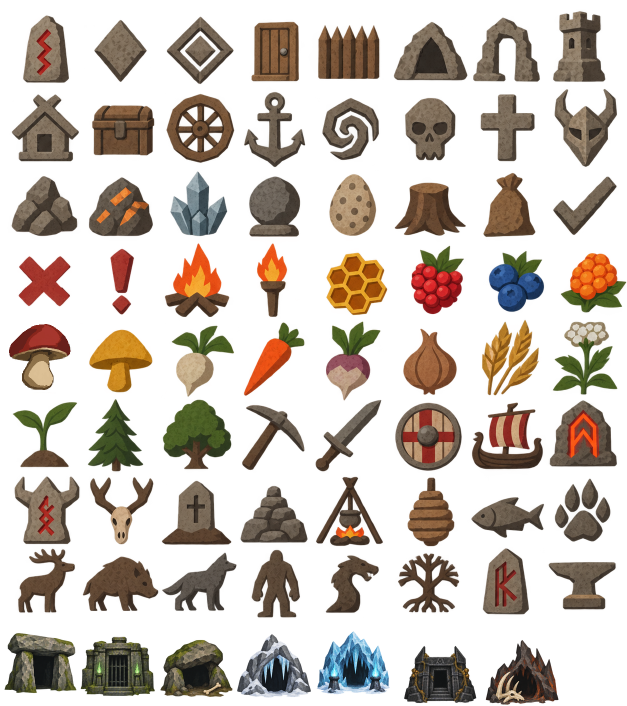
#> input picture input/Valheim_Compass_Atlas.png, 1254 x 1411 px (shown at 1/2 size)
$ python ibbit.py --input-dir ../input --output-dir out
#> lines starting #> are read from the running program, lines starting #| are printed output that depends on the picture; after the words box and inside, x2 and y2 are one past the last pixel; in counts of white or black regions, pixels touching at a corner belong together
#!/usr/bin/env python3
"""IbBit v7 — universal 3-tone grim palette for 2D assets.

There are NO material/object-specific profiles. Every asset follows the same
palette, family classification, brightness mapping and artifact cleanup.

Dependencies: numpy, opencv-python-headless, Pillow.
"""
from __future__ import annotations

import argparse
import json
from pathlib import Path

import cv2
import numpy as np
from PIL import Image

SIZE = 256
FAMILIES = (
    "red", "orange", "yellow", "olive", "green", "teal", "cyan",
    "blue", "violet", "magenta", "brown", "neutral"
)
NEUTRAL_ID = FAMILIES.index("neutral")
BROWN_ID = FAMILIES.index("brown")

# One fixed muddy/swamp-dark palette, shared across ALL images. Each family has 3 ordered tones.
# The darkest neutral is the user's chosen rotten-gray-black RGB (34, 37, 34).
# Nothing in the other families may be darker in perceived brightness.
PALETTE = {
    "red":     ((56, 38, 36), (88, 59, 56), (122, 84, 78)),
    "orange":  ((60, 46, 35), (90, 69, 50), (126, 96, 70)),
    "yellow":  ((57, 56, 39), (86, 85, 59), (120, 117, 80)),
    "olive":   ((46, 52, 36), (74, 81, 56), (107, 113, 81)),
    "green":   ((42, 51, 42), (68, 80, 63), (101, 111, 86)),
    "teal":    ((42, 53, 49), (69, 82, 74), (101, 114, 101)),
    "cyan":    ((44, 53, 53), (70, 83, 82), (102, 114, 110)),
    "blue":    ((44, 52, 56), (70, 80, 85), (103, 111, 116)),
    "violet":  ((52, 47, 54), (78, 72, 81), (110, 103, 110)),
    "magenta": ((57, 42, 49), (85, 62, 71), (117, 88, 95)),
    "brown":   ((52, 41, 31), (80, 65, 48), (115, 94, 70)),
    "neutral": ((34, 37, 34), (68, 75, 67), (118, 122, 110)),
}


def perceived_brightness(rgb: np.ndarray) -> np.ndarray:
    arr = np.asarray(rgb, dtype=np.float32)
    return 0.2126 * arr[..., 0] + 0.7152 * arr[..., 1] + 0.0722 * arr[..., 2]


def validate_palette(palette: dict = PALETTE) -> None:
    if set(palette) != set(FAMILIES):
        raise ValueError("Palette must contain all defined color families")
    black = perceived_brightness(palette["neutral"][0])
    for family, colors in palette.items():
        if len(colors) != 3:
            raise ValueError(f"{family}: exactly 3 tones required")
        luminances = perceived_brightness(colors)
        if not (luminances[0] < luminances[1] < luminances[2]):
            raise ValueError(f"{family}: tone brightness must be strictly increasing")
        if family != "neutral" and np.any(luminances <= black):
            raise ValueError(f"{family}: no tone can be as dark as neutral dark")


validate_palette()
PALETTE_ARRAY = np.asarray([PALETTE[f] for f in FAMILIES], dtype=np.uint8)


def fit_256(img: Image.Image, size: int = SIZE) -> Image.Image:
    """Resize FIRST, with preserved aspect ratio and premultiplied-alpha edges."""
    src = img.convert("RGBA")
    if src.size == (size, size):
        return src.copy()
    ratio = min(size / src.width, size / src.height)
    wh = tuple(max(1, int(round(dim * ratio))) for dim in src.size)
    a = np.asarray(src, dtype=np.float32)
    alpha = a[:, :, 3:4] / 255.0
    premul = a[:, :, :3] * alpha
    interp = cv2.INTER_AREA if ratio < 1 else cv2.INTER_CUBIC
    rgb = cv2.resize(premul, wh, interpolation=interp)
    alp = cv2.resize(a[:, :, 3], wh, interpolation=interp)
    if alp.ndim == 2:
        alp = alp[:, :, None]
    o = np.zeros((wh[1], wh[0], 4), dtype=np.uint8)
    o[:, :, :3] = np.clip(np.rint(rgb / np.maximum(alp / 255, 1e-5)), 0, 255).astype(np.uint8)
    o[:, :, 3] = np.clip(np.rint(alp[:, :, 0]), 0, 255).astype(np.uint8)
    o[o[:, :, 3] == 0, :3] = 0
    canvas = Image.new("RGBA", (size, size), (0, 0, 0, 0))
    canvas.alpha_composite(Image.fromarray(o, "RGBA"), ((size - wh[0]) // 2, (size - wh[1]) // 2))
    return canvas


def family_labels(rgb: np.ndarray, visible: np.ndarray) -> np.ndarray:
    """Conservative, universal HSV classification: gray is neutral, wood-like browns brown.

    Only distinctly chromatic pixels enter reserved accent families.
    Nothing about an image's filename or type is involved.
    """
    hsv = cv2.cvtColor(rgb.astype(np.float32) / 255.0, cv2.COLOR_RGB2HSV)
    h, s, v = hsv[..., 0], hsv[..., 1], hsv[..., 2]
    luma = perceived_brightness(rgb)
    labels = np.full(visible.shape, NEUTRAL_ID, dtype=np.uint8)

    clear_color = visible & (s >= 0.30) & (v >= 0.12)
    brown = clear_color & (h >= 12) & (h < 60) & (v < 0.72) & (luma < 170)
    labels[brown] = BROWN_ID
    remaining = clear_color & ~brown
    hue_family = np.select(
        [h < 14, h < 34, h < 65, h < 90, h < 165, h < 200,
         h < 230, h < 265, h < 300, h < 345],
        list(range(10)), default=0,
    ).astype(np.uint8)
    labels[remaining] = hue_family[remaining]

    # Prevent colorful pixel noise from becoming a distinct material: a chromatic
    # family must be both sufficiently present and clearly saturated on average.
    total = int(visible.sum())
    counts = np.bincount(labels[visible], minlength=len(FAMILIES))
    keep_brown = counts[BROWN_ID] >= max(36, round(0.01 * total))
    keep = {NEUTRAL_ID}
    if keep_brown:
        keep.add(BROWN_ID)
    for fam in range(10):
        mask = visible & (labels == fam)
        count = int(counts[fam])
        if count >= max(24, round(0.0035 * total)) and float(s[mask].mean()) >= 0.42:
            keep.add(fam)
    for fam in range(10):
        if fam in keep:
            continue
        mask = visible & (labels == fam)
        if fam in (0, 1, 2) and keep_brown:
            labels[mask] = BROWN_ID
        else:
            labels[mask] = NEUTRAL_ID
    if not keep_brown:
        labels[visible & (labels == BROWN_ID)] = NEUTRAL_ID

    # Absorb globally insignificant colored specks into the dominant family.
    counts = np.bincount(labels[visible], minlength=len(FAMILIES))
    dominant = int(np.argmax(counts))
    dominance = counts[dominant] / max(total, 1)
    if dominant in (NEUTRAL_ID, BROWN_ID) and dominance >= 0.73:
        for fam in np.flatnonzero(counts):
            if fam == dominant:
                continue
            if fam not in (NEUTRAL_ID, BROWN_ID) and counts[fam] <= max(48, int(0.01 * total)):
                labels[visible & (labels == fam)] = dominant
    return labels


def luminance_to_tones(lightness: np.ndarray, visible_family: np.ndarray) -> tuple[np.ndarray, tuple[float, float]]:
    """Three ranked tones: shadows / mids / highlights, no absolute dark override.

    Adaptive thresholds ensure contrast is retained even when source pixels are
    globally dark (as in the supplied stone walls). There is no forced-dark rule
    that can erase the mid-tone. Truly flat input is kept flat.
    """
    levels = np.zeros(lightness.shape, dtype=np.uint8)
    vals = lightness[visible_family]
    if vals.size == 0:
        return levels, (0.0, 0.0)
    q1, q2 = np.quantile(vals, (1 / 3, 2 / 3))
    if q2 - q1 < 1.0:
        middle = float(np.median(vals))
        q1, q2 = middle - 0.5, middle + 0.5
    # Universal brightness floor: if a family occurs only in almost-black pixels,
    # its relative upper tercile must NOT become a bright highlight.  These are
    # absolute L* floors applied to ALL families, not material/object profiles.
    q1 = max(float(q1), 12.0)
    q2 = max(float(q2), 21.0, q1 + 3.0)
    levels[visible_family] = np.searchsorted([q1, q2], vals, side="right").astype(np.uint8)
    return levels, (float(q1), float(q2))


def _component_counts(indexed: np.ndarray, visible: np.ndarray, below: int = 16) -> dict:
    count = 0
    pixels = 0
    for color_id in np.unique(indexed[visible]):
        mask = ((indexed == color_id) & visible).astype(np.uint8)
        n, _, stats, _ = cv2.connectedComponentsWithStats(mask, connectivity=8)
        areas = stats[1:, cv2.CC_STAT_AREA]
        count += int(np.count_nonzero(areas < below))
        pixels += int(areas[areas < below].sum())
    return {"components": count, "pixels": pixels}


def cleanup_small_color_blobs(indexed: np.ndarray, visible: np.ndarray, min_area: int = 16,
                              passes: int = 6) -> tuple[np.ndarray, dict]:
    """Replace all possible 8-connected single-color blobs <min_area pixels.

    Choose the touching color with the greatest EIGHT-neighbor boundary contact.
    Never turn transparent pixels opaque; tie-break deterministically. Each pass
    re-labels against the updated result, so cleanup is repeatable and stable.
    """
    out = indexed.copy().astype(np.int32)
    h, w = out.shape
    before = _component_counts(out, visible, min_area)
    changed_pixels = 0
    for _ in range(passes):
        changed = False
        # Stable scanning order; don't let mutation leak across a component mask.
        for color_id in np.unique(out[visible]).tolist():
            color_mask = (visible & (out == color_id)).astype(np.uint8)
            n, labels, stats, _ = cv2.connectedComponentsWithStats(color_mask, connectivity=8)
            for idx in range(1, n):
                area = int(stats[idx, cv2.CC_STAT_AREA])
                if area >= min_area:
                    continue
                x, y, ww, hh, _ = (int(z) for z in stats[idx])
                component = labels[y:y + hh, x:x + ww] == idx
                ys, xs = np.where(component)
                ys, xs = ys + y, xs + x
                contacts: dict[int, int] = {}
                for dy, dx in ((0, -1), (0, 1), (-1, 0), (1, 0),
                               (-1, -1), (-1, 1), (1, -1), (1, 1)):
                    ny, nx = ys + dy, xs + dx
                    good = (ny >= 0) & (ny < h) & (nx >= 0) & (nx < w)
                    ny, nx = ny[good], nx[good]
                    nonself = visible[ny, nx] & (labels[ny, nx] != idx)
                    ny, nx = ny[nonself], nx[nonself]
                    if not len(ny):
                        continue
                    colors, freqs = np.unique(out[ny, nx], return_counts=True)
                    for new_color, freq in zip(colors.tolist(), freqs.tolist()):
                        if new_color != color_id:
                            contacts[new_color] = contacts.get(new_color, 0) + freq
                if not contacts:
                    continue  # detached whole object / no other opaque neighbors
                # Favor maximal edge contact; then similar perceptual brightness,
                # then stable numeric ID. Do not add random new colors.
                old_luma = float(perceived_brightness(PALETTE_ARRAY[color_id // 3, color_id % 3]))
                target = min(contacts, key=lambda v: (
                    -contacts[v],
                    abs(float(perceived_brightness(PALETTE_ARRAY[v // 3, v % 3])) - old_luma),
                    v,
                ))
                # Avoid using stale per-color CC labels to overwrite pixels already
                # changed by another component in the same pass.
                still_same = out[ys, xs] == color_id
                if np.any(still_same):
                    out[ys[still_same], xs[still_same]] = target
                    changed_pixels += int(still_same.sum())
                    changed = True
        if not changed:
            break
    after = _component_counts(out, visible, min_area)
    return out, {"min_area": min_area, "removed_pixels": changed_pixels,
                 "components_before": before["components"],
                 "components_after": after["components"]}


def process_image(img: Image.Image, *, size: int = SIZE, smoothing: bool = True,
                  min_area: int = 16) -> tuple[Image.Image, dict]:
    original = np.asarray(fit_256(img, size), dtype=np.uint8)
    alpha = original[..., 3]
    visible = alpha >= 8
    output = np.zeros_like(original)
    output[..., 3] = alpha
    if not np.any(visible):
        return Image.fromarray(output, "RGBA"), {"size": [size, size], "families": {}, "alpha_preserved": True}

    rgb = original[..., :3].copy()
    unseen = (alpha < 8).astype(np.uint8)
    if np.any(unseen):
        rgb = cv2.inpaint(rgb, unseen, 2, cv2.INPAINT_TELEA)
    groups = family_labels(original[..., :3], visible)
    if smoothing:
        rgb = cv2.bilateralFilter(rgb, 7, 30, 4)
    lab = cv2.cvtColor(rgb.astype(np.float32) / 255.0, cv2.COLOR_RGB2LAB)
    lightness = lab[..., 0]
    if smoothing:
        lightness = cv2.bilateralFilter(lightness, 5, 8, 3)

    tones = np.zeros(visible.shape, dtype=np.uint8)
    family_report = {}
    for family in np.unique(groups[visible]):
        mask = visible & (groups == family)
        band, thresholds = luminance_to_tones(lightness, mask)
        tones[mask] = band[mask]
        family_report[FAMILIES[int(family)]] = {
            "input_pixels": int(mask.sum()),
            "quantile_thresholds": list(thresholds),
            "raw_tone_pixels": [int((band[mask] == k).sum()) for k in range(3)],
        }

    color_index = groups.astype(np.int32) * 3 + tones.astype(np.int32)
    cleanup = {"min_area": min_area, "removed_pixels": 0}
    if smoothing:
        color_index, cleanup = cleanup_small_color_blobs(color_index, visible, min_area=min_area)
    out_rgb = PALETTE_ARRAY[color_index // 3, color_index % 3]
    output[..., :3][visible] = out_rgb[visible]
    output[~visible, :3] = 0
    for idx, fam in enumerate(FAMILIES):
        if fam in family_report:
            family_report[fam]["final_tone_pixels"] = [int(((color_index == idx * 3 + k) & visible).sum()) for k in range(3)]

    return Image.fromarray(output, "RGBA"), {
        "version": "IbBit v7",
        "size": [size, size],
        "visible_pixels": int(visible.sum()),
        "alpha_preserved": bool(np.array_equal(output[..., 3], original[..., 3])),
        "universal_palette": True,
        "families": family_report,
        "cleanup": cleanup,
    }


def run_batch(input_dir: Path, output_dir: Path, *, size: int = SIZE,
              min_area: int = 16, smoothing: bool = True) -> dict:
    input_dir, output_dir = input_dir.resolve(), output_dir.resolve()
    if output_dir == input_dir or input_dir in output_dir.parents:
        raise ValueError("Output must be outside the input directory")
    sources = sorted(input_dir.rglob("*.png"))
    if not sources:
        raise ValueError(f"No PNG files found in {input_dir}")
    records = {}
    for source in sources:
        relative = source.relative_to(input_dir)
        target = output_dir / relative
        target.parent.mkdir(parents=True, exist_ok=True)
        with Image.open(source) as image:
            processed, report = process_image(image, size=size, min_area=min_area, smoothing=smoothing)
        processed.save(target, optimize=True)
        records[str(relative)] = report
        print("IbBit v7:", relative, flush=True)
    full_report = {"version": "IbBit v7", "size": [size, size],
                   "processed": len(records), "palette": PALETTE,
                   "families": FAMILIES, "files": records}
    (output_dir / "ibbit_report.json").write_text(json.dumps(full_report, indent=2, ensure_ascii=False) + "\n", encoding="utf-8")
    return full_report


def main() -> None:
    ap = argparse.ArgumentParser(description="IbBit v7: shared 3-tone grim palette, 256px first, small-island cleanup")
    ap.add_argument("--input-dir", type=Path, required=True)
    ap.add_argument("--output-dir", type=Path, required=True)
    ap.add_argument("--size", type=int, default=SIZE)
    ap.add_argument("--min-area", type=int, default=16)
    ap.add_argument("--no-smoothing", action="store_true")
    args = ap.parse_args()
    if not (32 <= args.size <= 2048):
        ap.error("--size must be in 32..2048")
    if not (2 <= args.min_area <= 128):
        ap.error("--min-area must be in 2..128")
    run_batch(args.input_dir, args.output_dir, size=args.size,
              min_area=args.min_area, smoothing=not args.no_smoothing)
#> in run_batch, image is the input picture: PIL image 1254x1411 RGBA; mean R, G, B, A 46.4, 35.1, 25.1, 91
#> in fit_256, `o[o[:, :, 3] == 0, :3] = 0`: o: shape (256, 228, 4); mean R, G, B, A 49.8, 38.2, 27.4, 91
#> in fit_256, `canvas = Image.new("RGBA", (size, size), (0, 0, 0, 0))`: canvas: PIL image 256x256 RGBA; every value is 0
#> in process_image, `visible = alpha >= 8`:
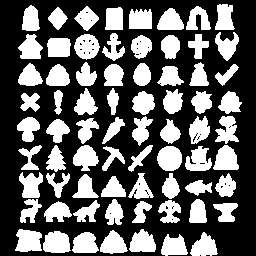
#> visible: shape (256, 256) bool; 38% white; 71 white regions, largest, box (x1, y1, x2, y2) and area: (157, 146, 182, 171) 503, (43, 231, 71, 253) 498, (15, 229, 42, 252) 493
#> in family_labels, `hsv = cv2.cvtColor(rgb.astype(np.float32) / 255.0, cv2.COLOR_RGB2HSV)`: hsv: shape (256, 256, 3) float32; mean H, S, V 20.4, 0.2, 0.2
#> in family_labels, `clear_color = visible & (s >= 0.30) & (v >= 0.12)`: clear_color: shape (256, 256) bool; 24.6% white; 296 white regions (213 under 20 px), largest, box (x1, y1, x2, y2) and area: (74, 34, 100, 60) 478, (73, 145, 99, 171) 450, (185, 146, 212, 171) 448
#> in family_labels, `brown = clear_color & (h >= 12) & (h < 60) & (v < 0.72) & (luma < 170)`: brown: shape (256, 256) bool; 15.8% white; 348 white regions (273 under 20 px), largest, box (x1, y1, x2, y2) and area: (74, 34, 100, 60) 478, (129, 9, 152, 29) 424, (47, 38, 71, 57) 418
#> in family_labels, `remaining = clear_color & ~brown`: remaining: shape (256, 256) bool; 8.7% white; 104 white regions (64 under 20 px), largest, box (x1, y1, x2, y2) and area: (73, 145, 99, 166) 376, (129, 229, 156, 251) 356, (163, 89, 183, 114) 347
#> in family_labels, `total = int(visible.sum())`: total = 24882
#> in family_labels, `counts = np.bincount(labels[visible], minlength=len(FAMILIES))`: counts = [1347, 977, 810, 1890, 40, 49, 609, 0, 0, 0, 10378, 8782]
#> in family_labels, `keep_brown = counts[BROWN_ID] >= max(36, round(0.01 * total))`: keep_brown = True
#> the loop in family_labels, `for fam in range(10):` made 10 passes
#> count on passes 1 to 10: 1347, 977, 810, 1890, 40, 49, 609, 0, 0, 0
#> after the loop in family_labels, `for fam in range(10):`: keep = 7 items
#> after the loop in family_labels, `for fam in range(10):`:
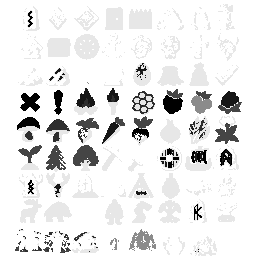
#> labels: shape (256, 256); min 0, max 11, mean 10.08; drawn with min black and max white
#> in family_labels, `counts = np.bincount(labels[visible], minlength=len(FAMILIES))`: counts = [1347, 977, 810, 1890, 0, 0, 609, 0, 0, 0, 10378, 8871]
#> in family_labels, `dominant = int(np.argmax(counts))`: dominant = 10
#> in family_labels, `dominance = counts[dominant] / max(total, 1)`: dominance = 0.417
#> in process_image, `lab = cv2.cvtColor(rgb.astype(np.float32) / 255.0, cv2.COLOR_RGB2LAB)`: lab: shape (256, 256, 3) float32; mean of channels 0, 1, 2 36.2, 6.7, 17.1
#> in process_image, `lightness = lab[..., 0]`:
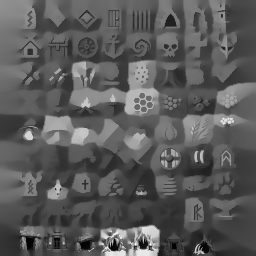
#> lightness: shape (256, 256) float32; min 5.04, max 93.08, mean 36.2; drawn with min black and max white
#> the loop in process_image, `for family in np.unique(groups[visible]):` made 7 passes
#> (q1 in luminance_to_tones, q2 in luminance_to_tones) on passes 1 to 4: (33, 38.14), (54.88, 59.66), (60.18, 66.21), (32.57, 35.57)
#> (family, q1 in luminance_to_tones, q2 in luminance_to_tones) on passes 5 to 7: (6, 30.13, 46.28), (10, 27.92, 35.85), (11, 34.18, 43.24)
#> after the loop in process_image, `for family in np.unique(groups[visible]):`:
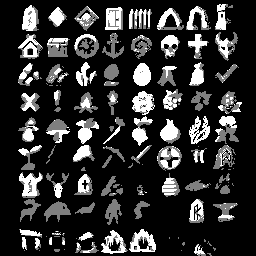
#> tones: shape (256, 256); min 0, max 2, mean 0.378; drawn with min black and max white
#> after the loop in process_image, `for family in np.unique(groups[visible]):`: family_report = 7 items
#> in process_image, `color_index = groups.astype(np.int32) * 3 + tones.astype(np.int32)`: color_index: shape (256, 256) int32; 21 distinct labels, from 0 to 35
#> the loop in _component_counts, `for color_id in np.unique(indexed[visible]):` made 21 passes
#> (n, count, pixels) on passes 1, 2, 3, 4, 6, 7, 8, 10, 11, 12: (27, 16, 73), (42, 47, 193), (28, 68, 275), (21, 83, 334), (50, 138, 539), (73, 207, 725), (21, 225, 788), (41, 265, 919), (18, 272, 933), (23, 284, 995)
#> (color_id, n, count, pixels) on passes 14, 16, 17, 18, 19, 20: (19, 18, 308, 1071), (30, 193, 450, 1663), (31, 250, 657, 2329), (32, 300, 913, 3000), (33, 212, 1097, 3597), (34, 162, 1222, 4103)
#> after the loop in _component_counts, `for color_id in np.unique(indexed[visible]):`:
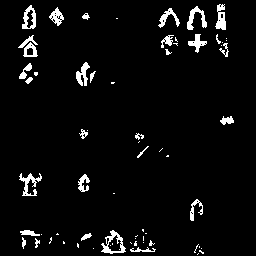
#> mask: shape (256, 256); values 0 (black) and 1 (white), 4.5% white; 67 white regions (37 under 20 px), largest, box (x1, y1, x2, y2) and area: (101, 230, 126, 254) 228, (19, 173, 42, 196) 205, (187, 6, 207, 30) 195
#> after the loop in _component_counts, `for color_id in np.unique(indexed[visible]):`: count = 1258; pixels = 4248
#> in cleanup_small_color_blobs, `before = _component_counts(out, visible, min_area)`: before = {'components': 1258, 'pixels': 4248}
#> after the loop in cleanup_small_color_blobs, `for _ in range(passes):`: color_mask: shape (256, 256); values 0 (black) and 1 (white), 5.3% white; 30 white regions, largest, box (x1, y1, x2, y2) and area: (100, 230, 126, 254) 322, (19, 172, 43, 196) 271, (76, 62, 97, 86) 240
#> after the loop in cleanup_small_color_blobs, `for _ in range(passes):`:
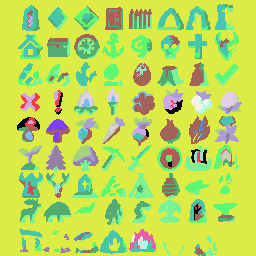
#> out: shape (256, 256) int32; 21 distinct labels, from 0 to 35; one colour per label, 0 black
#> after the loop in cleanup_small_color_blobs, `for _ in range(passes):`: changed_pixels = 3648; contacts = {32: 7, 33: 3, 31: 4}
#> the loop in _component_counts (call 2), `for color_id in np.unique(indexed[visible]):` made 21 passes
#> (n, areas) on passes 1 to 12: (11, [36, 95, 16, 70, 34, 20, 46, 48, 20, 41]), (11, [45, 78, 44, 18, 23, 52, 26, 23, 35, 27]), (8, [36, 35, 127, 159, 17, 78, 20]), (6, [55, 45, 24, 110, 75]), (5, [94, 169, 91, 20]), (6, [55, 17, 29, 28, 52]), (4, [44, 16, 35]), (3, [165, 49]), (6, [75, 21, 50, 51, 51]), (11, [22, 28, 32, 281, 152, 23, 19, 27, 23, 38]), (11, [62, 81, 76, 61, 86, 41, 231, 22, 54, 60]), (11, [27, 21, 20, 78, 44, 29, 22, 38, 164, 49])
#> (color_id, n) on passes 16 to 21: (30, 58), (31, 45), (32, 36), (33, 36), (34, 46), (35, 31)
#> pass 1, in _component_counts (call 2), `mask = ((indexed == color_id) & visible).astype(np.uint8)`:
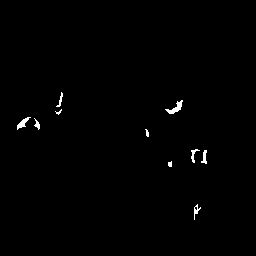
#> mask: shape (256, 256); values 0 (black) and 1 (white), 0.65% white; 10 white regions (1 under 20 px), largest, box (x1, y1, x2, y2) and area: (165, 100, 183, 114) 95, (17, 117, 31, 130) 70, (201, 150, 207, 164) 48
#> after the loop in _component_counts (call 2), `for color_id in np.unique(indexed[visible]):`: count = 0
#> in cleanup_small_color_blobs, `after = _component_counts(out, visible, min_area)`: after = {'components': 0, 'pixels': 0}
#> in process_image, `color_index, cleanup = cleanup_small_color_blobs(color_index, visible,..`: cleanup = {'min_area': 16, 'removed_pixels': 3648, 'components_before': 1258, 'components_after': 0}
#> in run_batch, `processed, report = process_image(image, size=size, min_area=min_area,..`: report = 7 items


if __name__ == "__main__":
    main()
